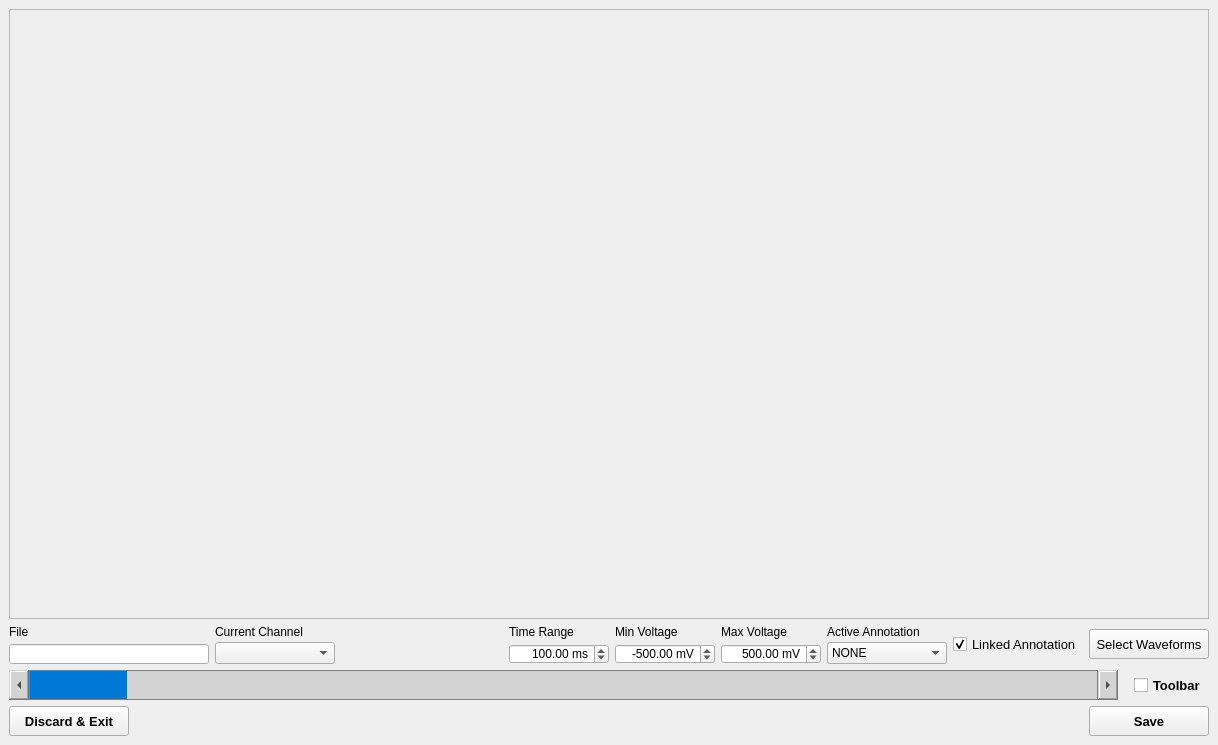
<?xml version="1.0" encoding="UTF-8"?>
<ui version="4.0">
 <class>ParusResWindow</class>
 <widget class="QMainWindow" name="ParusResWindow">
  <property name="geometry">
   <rect>
    <x>0</x>
    <y>0</y>
    <width>1218</width>
    <height>745</height>
   </rect>
  </property>
  <property name="windowTitle">
   <string>Parus - Signal Viewer</string>
  </property>
  <widget class="QWidget" name="centralWidget">
   <layout class="QVBoxLayout" name="centralLayout">
    <item>
     <widget class="QFrame" name="signalFrame">
      <property name="sizePolicy">
       <sizepolicy hsizetype="Expanding" vsizetype="Expanding">
        <horstretch>0</horstretch>
        <verstretch>0</verstretch>
       </sizepolicy>
      </property>
      <property name="minimumSize">
       <size>
        <width>1200</width>
        <height>600</height>
       </size>
      </property>
      <property name="frameShape">
       <enum>QFrame::Shape::StyledPanel</enum>
      </property>
      <property name="frameShadow">
       <enum>QFrame::Shadow::Sunken</enum>
      </property>
      <layout class="QVBoxLayout" name="signalLayout">
       <property name="spacing">
        <number>2</number>
       </property>
       <property name="leftMargin">
        <number>4</number>
       </property>
       <property name="topMargin">
        <number>4</number>
       </property>
       <property name="rightMargin">
        <number>4</number>
       </property>
       <property name="bottomMargin">
        <number>4</number>
       </property>
      </layout>
     </widget>
    </item>
    <item>
     <layout class="QHBoxLayout" name="pltctrlLayout">
      <item>
       <layout class="QVBoxLayout" name="fileLayout">
        <property name="spacing">
         <number>5</number>
        </property>
        <item>
         <widget class="QLabel" name="fileLabel">
          <property name="text">
           <string>File</string>
          </property>
         </widget>
        </item>
        <item>
         <widget class="QLineEdit" name="fileLine">
          <property name="minimumSize">
           <size>
            <width>200</width>
            <height>20</height>
           </size>
          </property>
          <property name="maximumSize">
           <size>
            <width>16777215</width>
            <height>20</height>
           </size>
          </property>
          <property name="focusPolicy">
           <enum>Qt::FocusPolicy::NoFocus</enum>
          </property>
          <property name="toolTip">
           <string>File name of current plot</string>
          </property>
          <property name="readOnly">
           <bool>true</bool>
          </property>
         </widget>
        </item>
       </layout>
      </item>
      <item>
       <layout class="QVBoxLayout" name="actchnLayout">
        <property name="spacing">
         <number>3</number>
        </property>
        <item>
         <widget class="QLabel" name="actchnLabel">
          <property name="text">
           <string>Current Channel</string>
          </property>
         </widget>
        </item>
        <item>
         <widget class="QComboBox" name="actchnComboBox">
          <property name="minimumSize">
           <size>
            <width>120</width>
            <height>22</height>
           </size>
          </property>
          <property name="maximumSize">
           <size>
            <width>120</width>
            <height>22</height>
           </size>
          </property>
         </widget>
        </item>
       </layout>
      </item>
      <item>
       <spacer name="pltCtrlSpacer">
        <property name="orientation">
         <enum>Qt::Orientation::Horizontal</enum>
        </property>
        <property name="sizeHint" stdset="0">
         <size>
          <width>40</width>
          <height>20</height>
         </size>
        </property>
       </spacer>
      </item>
      <item>
       <layout class="QVBoxLayout" name="xrangeLayout">
        <property name="spacing">
         <number>5</number>
        </property>
        <item>
         <widget class="QLabel" name="xrangeLabel">
          <property name="text">
           <string>Time Range</string>
          </property>
         </widget>
        </item>
        <item>
         <widget class="QDoubleSpinBox" name="xrangeSpinBox">
          <property name="sizePolicy">
           <sizepolicy hsizetype="Fixed" vsizetype="Fixed">
            <horstretch>0</horstretch>
            <verstretch>0</verstretch>
           </sizepolicy>
          </property>
          <property name="minimumSize">
           <size>
            <width>100</width>
            <height>20</height>
           </size>
          </property>
          <property name="maximumSize">
           <size>
            <width>100</width>
            <height>20</height>
           </size>
          </property>
          <property name="toolTip">
           <string>Set the time range of the plot</string>
          </property>
          <property name="alignment">
           <set>Qt::AlignmentFlag::AlignRight|Qt::AlignmentFlag::AlignTrailing|Qt::AlignmentFlag::AlignVCenter</set>
          </property>
          <property name="suffix">
           <string> ms</string>
          </property>
          <property name="minimum">
           <double>0.500000000000000</double>
          </property>
          <property name="maximum">
           <double>10000.000000000000000</double>
          </property>
          <property name="value">
           <double>100.000000000000000</double>
          </property>
         </widget>
        </item>
       </layout>
      </item>
      <item>
       <layout class="QVBoxLayout" name="yminLayout">
        <property name="spacing">
         <number>5</number>
        </property>
        <item>
         <widget class="QLabel" name="yminLabel">
          <property name="text">
           <string>Min Voltage</string>
          </property>
         </widget>
        </item>
        <item>
         <widget class="QDoubleSpinBox" name="yminSpinBox">
          <property name="sizePolicy">
           <sizepolicy hsizetype="Fixed" vsizetype="Fixed">
            <horstretch>0</horstretch>
            <verstretch>0</verstretch>
           </sizepolicy>
          </property>
          <property name="minimumSize">
           <size>
            <width>100</width>
            <height>20</height>
           </size>
          </property>
          <property name="maximumSize">
           <size>
            <width>100</width>
            <height>20</height>
           </size>
          </property>
          <property name="toolTip">
           <string>Set the relative scale of Y axes</string>
          </property>
          <property name="alignment">
           <set>Qt::AlignmentFlag::AlignRight|Qt::AlignmentFlag::AlignTrailing|Qt::AlignmentFlag::AlignVCenter</set>
          </property>
          <property name="suffix">
           <string> mV</string>
          </property>
          <property name="minimum">
           <double>-100000.000000000000000</double>
          </property>
          <property name="maximum">
           <double>0.000000000000000</double>
          </property>
          <property name="singleStep">
           <double>10.000000000000000</double>
          </property>
          <property name="value">
           <double>-500.000000000000000</double>
          </property>
         </widget>
        </item>
       </layout>
      </item>
      <item>
       <layout class="QVBoxLayout" name="ymaxLayout">
        <property name="spacing">
         <number>5</number>
        </property>
        <item>
         <widget class="QLabel" name="ymaxLabel">
          <property name="text">
           <string>Max Voltage</string>
          </property>
         </widget>
        </item>
        <item>
         <widget class="QDoubleSpinBox" name="ymaxSpinBox">
          <property name="sizePolicy">
           <sizepolicy hsizetype="Fixed" vsizetype="Fixed">
            <horstretch>0</horstretch>
            <verstretch>0</verstretch>
           </sizepolicy>
          </property>
          <property name="minimumSize">
           <size>
            <width>100</width>
            <height>20</height>
           </size>
          </property>
          <property name="maximumSize">
           <size>
            <width>100</width>
            <height>20</height>
           </size>
          </property>
          <property name="toolTip">
           <string>Set the relative scale of Y axes</string>
          </property>
          <property name="alignment">
           <set>Qt::AlignmentFlag::AlignRight|Qt::AlignmentFlag::AlignTrailing|Qt::AlignmentFlag::AlignVCenter</set>
          </property>
          <property name="suffix">
           <string> mV</string>
          </property>
          <property name="minimum">
           <double>0.000000000000000</double>
          </property>
          <property name="maximum">
           <double>100000.000000000000000</double>
          </property>
          <property name="singleStep">
           <double>10.000000000000000</double>
          </property>
          <property name="value">
           <double>500.000000000000000</double>
          </property>
         </widget>
        </item>
       </layout>
      </item>
      <item>
       <layout class="QVBoxLayout" name="actanoLayout">
        <property name="spacing">
         <number>3</number>
        </property>
        <item>
         <widget class="QLabel" name="actanoLabel">
          <property name="text">
           <string>Active Annotation</string>
          </property>
         </widget>
        </item>
        <item>
         <widget class="QComboBox" name="actanoComboBox">
          <property name="minimumSize">
           <size>
            <width>120</width>
            <height>22</height>
           </size>
          </property>
          <property name="maximumSize">
           <size>
            <width>120</width>
            <height>22</height>
           </size>
          </property>
          <item>
           <property name="text">
            <string>NONE</string>
           </property>
          </item>
         </widget>
        </item>
       </layout>
      </item>
      <item>
       <widget class="QCheckBox" name="lnkAnoBox">
        <property name="sizePolicy">
         <sizepolicy hsizetype="Fixed" vsizetype="Fixed">
          <horstretch>0</horstretch>
          <verstretch>0</verstretch>
         </sizepolicy>
        </property>
        <property name="minimumSize">
         <size>
          <width>130</width>
          <height>30</height>
         </size>
        </property>
        <property name="maximumSize">
         <size>
          <width>130</width>
          <height>30</height>
         </size>
        </property>
        <property name="font">
         <font>
          <pointsize>10</pointsize>
          <bold>false</bold>
         </font>
        </property>
        <property name="text">
         <string>Linked Annotation</string>
        </property>
        <property name="checkable">
         <bool>true</bool>
        </property>
        <property name="checked">
         <bool>true</bool>
        </property>
       </widget>
      </item>
      <item>
       <widget class="QPushButton" name="wfmselButton">
        <property name="minimumSize">
         <size>
          <width>120</width>
          <height>30</height>
         </size>
        </property>
        <property name="maximumSize">
         <size>
          <width>120</width>
          <height>30</height>
         </size>
        </property>
        <property name="font">
         <font>
          <pointsize>10</pointsize>
         </font>
        </property>
        <property name="toolTip">
         <string>Select displaying channel(s)</string>
        </property>
        <property name="text">
         <string>Select Waveforms</string>
        </property>
       </widget>
      </item>
     </layout>
    </item>
    <item>
     <layout class="QHBoxLayout" name="navctrlLayout">
      <property name="spacing">
       <number>16</number>
      </property>
      <item>
       <widget class="QScrollBar" name="signalScrollBar">
        <property name="minimumSize">
         <size>
          <width>0</width>
          <height>30</height>
         </size>
        </property>
        <property name="maximumSize">
         <size>
          <width>16777215</width>
          <height>30</height>
         </size>
        </property>
        <property name="styleSheet">
         <string notr="true">QScrollBar:horizontal {
    border: 1px solid grey;
    background: #D3D3D3;
    height: 20px;
    margin: 0px 20px 0px 20px;
}
QScrollBar::handle:horizontal {
    background: #0078D7;
    min-width: 10px;
}
QScrollBar::handle:horizontal:hover {
    background: #73A5C6;
}
QScrollBar::handle:horizontal:pressed {
    background: #4169E1;
}
QScrollBar::handle:horizontal:disabled{
    background: #C0C0C0;
}
QScrollBar::add-line:horizontal {
    width: 20px;
    subcontrol-position: right;
    subcontrol-origin: margin;
}
QScrollBar::sub-line:horizontal {
    width: 20px;
    subcontrol-position: left;
    subcontrol-origin: margin;
}</string>
        </property>
        <property name="orientation">
         <enum>Qt::Orientation::Horizontal</enum>
        </property>
       </widget>
      </item>
      <item>
       <widget class="QCheckBox" name="toolbarBox">
        <property name="sizePolicy">
         <sizepolicy hsizetype="Fixed" vsizetype="Fixed">
          <horstretch>0</horstretch>
          <verstretch>0</verstretch>
         </sizepolicy>
        </property>
        <property name="minimumSize">
         <size>
          <width>75</width>
          <height>30</height>
         </size>
        </property>
        <property name="maximumSize">
         <size>
          <width>75</width>
          <height>30</height>
         </size>
        </property>
        <property name="font">
         <font>
          <pointsize>10</pointsize>
          <bold>true</bold>
         </font>
        </property>
        <property name="text">
         <string>Toolbar</string>
        </property>
       </widget>
      </item>
     </layout>
    </item>
    <item>
     <layout class="QHBoxLayout" name="corExLayout">
      <item>
       <widget class="QPushButton" name="cxDiscardButton">
        <property name="minimumSize">
         <size>
          <width>120</width>
          <height>30</height>
         </size>
        </property>
        <property name="maximumSize">
         <size>
          <width>120</width>
          <height>30</height>
         </size>
        </property>
        <property name="font">
         <font>
          <pointsize>10</pointsize>
          <bold>true</bold>
         </font>
        </property>
        <property name="toolTip">
         <string>Select displaying channel(s)</string>
        </property>
        <property name="text">
         <string>Discard &amp;&amp; Exit</string>
        </property>
       </widget>
      </item>
      <item>
       <spacer name="cxModeSpacerA">
        <property name="orientation">
         <enum>Qt::Orientation::Horizontal</enum>
        </property>
        <property name="sizeHint" stdset="0">
         <size>
          <width>40</width>
          <height>20</height>
         </size>
        </property>
       </spacer>
      </item>
      <item>
       <widget class="QPushButton" name="cxSaveButton">
        <property name="minimumSize">
         <size>
          <width>120</width>
          <height>30</height>
         </size>
        </property>
        <property name="maximumSize">
         <size>
          <width>120</width>
          <height>30</height>
         </size>
        </property>
        <property name="font">
         <font>
          <pointsize>10</pointsize>
          <bold>true</bold>
         </font>
        </property>
        <property name="toolTip">
         <string>Select displaying channel(s)</string>
        </property>
        <property name="text">
         <string>Save</string>
        </property>
       </widget>
      </item>
     </layout>
    </item>
   </layout>
  </widget>
 </widget>
 <tabstops>
  <tabstop>actchnComboBox</tabstop>
  <tabstop>actanoComboBox</tabstop>
  <tabstop>xrangeSpinBox</tabstop>
  <tabstop>yminSpinBox</tabstop>
  <tabstop>ymaxSpinBox</tabstop>
  <tabstop>lnkAnoBox</tabstop>
  <tabstop>wfmselButton</tabstop>
  <tabstop>toolbarBox</tabstop>
  <tabstop>cxDiscardButton</tabstop>
  <tabstop>cxSaveButton</tabstop>
 </tabstops>
 <resources/>
 <connections/>
</ui>
